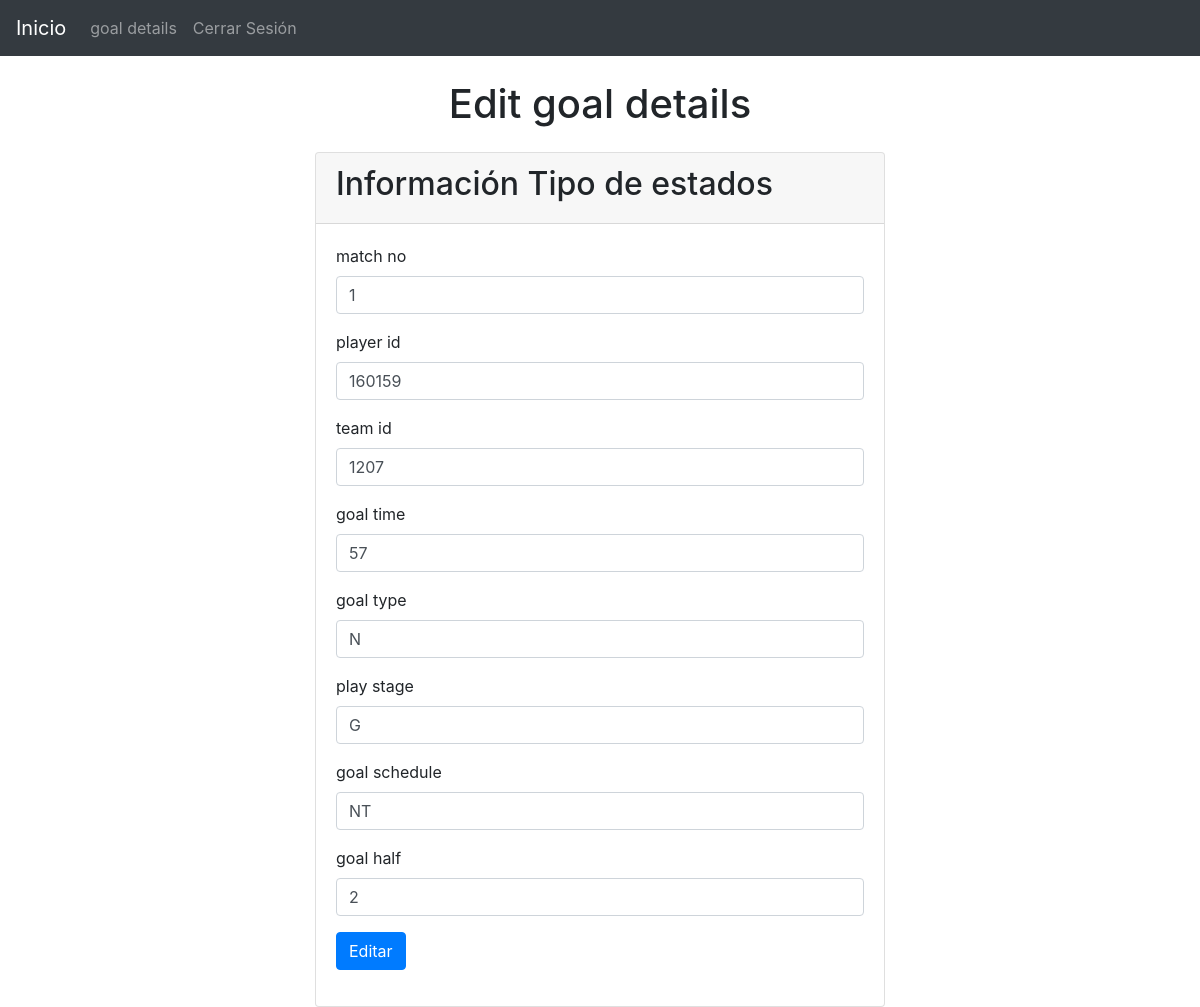
/?controller=goal_details&method=edit&goal_id=1, run on the app's committed database.
### tables this page shows
CREATE TABLE `goal_details` (
  `goal_id` int NOT NULL,
  `match_no` int NOT NULL,
  `player_id` int NOT NULL,
  `team_id` int NOT NULL,
  `goal_time` int NOT NULL,
  `goal_type` char(1) NOT NULL,
  `play_stage` char(1) NOT NULL,
  `goal_schedule` char(2) NOT NULL,
  `goal_half` int NOT NULL,
  PRIMARY KEY (`goal_id`),
  KEY `fk_goal_details_match_mast1_idx` (`match_no`),
  KEY `fk_goal_details_player_mast1_idx` (`player_id`),
  KEY `fk_goal_details_soccer_country1_idx` (`team_id`),
  CONSTRAINT `fk_goal_details_match_mast1` FOREIGN KEY (`match_no`) REFERENCES `match_mast` (`match_no`),
  CONSTRAINT `fk_goal_details_player_mast1` FOREIGN KEY (`player_id`) REFERENCES `player_mast` (`player_id`),
  CONSTRAINT `fk_goal_details_soccer_country1` FOREIGN KEY (`team_id`) REFERENCES `soccer_country` (`country_id`)
);

### models/goal_detailsModel.php (called while the page is built, shortened)
<?php
class goal_detailsModel
{
  private $pdo;
    public function __construct()
    {
    	try {
    		$this->pdo = new Database;
	    } catch (PDOException $e) {
	    	die($e->getMessage());
	    }
    }
public function getById($id)
{
	 try {
				$strSql = "SELECT * FROM goal_details WHERE goal_id =:goal_id";
				$arrayData = ['goal_id' => $id];
				return $this->pdo->select($strSql, $arrayData);
		} catch (PDOException $e) {
				die($e->getMessage());
		}
}
}

### providers/Database.php (called while the page is built, shortened)
<?php
class Database extends PDO
{
	public function select($strSql, $arrayData = array(), $fetchMode = PDO::FETCH_OBJ)
	{
		$query = $this->prepare($strSql);
		foreach ($arrayData as $key => $value)
			$query->bindParam(":$key", $value);
		if(!$query->execute())
			echo "Error, la consulta no se realizó";
		else
			return $query->fetchAll($fetchMode);
	}
}

### views/goal_details/edit.php (the view, shortened to what this page needs)
<main class="container">
	<section class="col-md-12 text-center my-4">
		<h1>Edit goal details </h1>
	</section>
	<section class="row mt-2">
		<div class="card w-50 m-auto">
			<div class="card-header container">
				<h2>Información Tipo de estados</h2>
			</div>
			<div class="card-body w-100">
				<form action="?controller=goal_details&method=update" method="post">
          <div class="form-group">
            <label>match no</label>
            <input type="text" name="match_no" class="form-control" placeholder="Ingrese nombre del estado" value="<?php echo $goal_details[0]->match_no; ?>">
          </div>
		  <div class="form-group">
            <label>player id</label>
            <input type="text" name="player_id" class="form-control" placeholder="Ingrese nombre del estado" value="<?php echo $goal_details[0]->player_id; ?>">
          </div>
		  <div class="form-group">
            <label>team id</label>
            <input type="text" name="team_id" class="form-control" placeholder="Ingrese nombre del estado" value="<?php echo $goal_details[0]->team_id; ?>">
          </div>
		  <div class="form-group">
            <label>goal time</label>
            <input type="text" name="goal_time" class="form-control" placeholder="Ingrese nombre del estado" value="<?php echo $goal_details[0]->goal_time; ?>">
          </div>
		  <div class="form-group">
            <label>goal type</label>
            <input type="text" name="goal_type" class="form-control" placeholder="Ingrese nombre del estado" value="<?php echo $goal_details[0]->goal_type; ?>">
          </div>
		  <div class="form-group">
            <label>play stage</label>
            <input type="text" name="play_stage" class="form-control" placeholder="Ingrese nombre del estado" value="<?php echo $goal_details[0]->play_stage; ?>">
          </div>
		  <div class="form-group">
            <label>goal schedule</label>
            <input type="text" name="goal_schedule" class="form-control" placeholder="Ingrese nombre del estado" value="<?php echo $goal_details[0]->goal_schedule; ?>">
          </div>
		  <div class="form-group">
            <label>goal half</label>
            <input type="text" name="goal_half" class="form-control" placeholder="Ingrese nombre del estado" value="<?php echo $goal_details[0]->goal_half; ?>">
          </div>
					<div class="form-group">
						<button class="btn btn-primary">Editar</button>
					</div>
				</form>
			</div>
		</div>
	</section>
</main>

### data on the page
goal_details: match_no "1", player_id "160159", team_id "1207", goal_time "57", goal_type "N", play_stage "G", goal_schedule "NT", goal_half "2"
